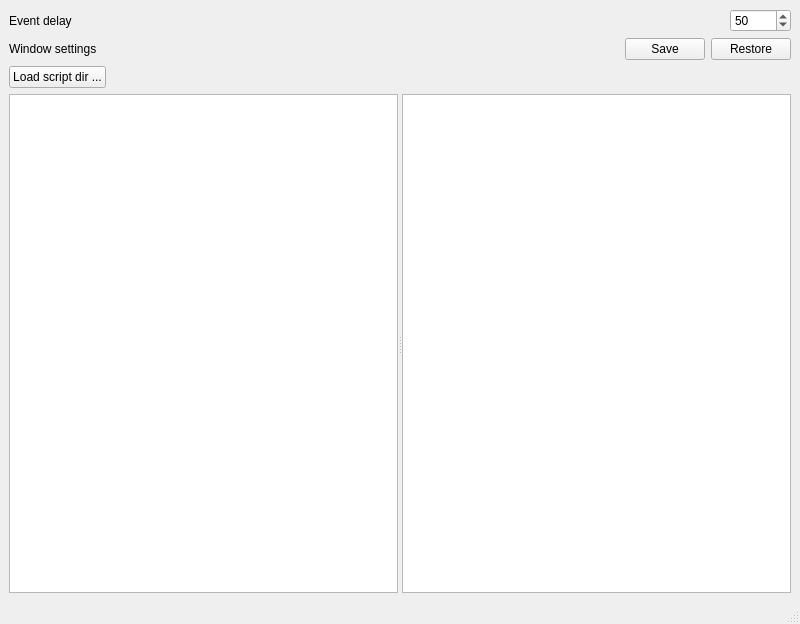
<?xml version="1.0" encoding="UTF-8"?>
<ui version="4.0">
 <class>MainWindow</class>
 <widget class="QMainWindow" name="MainWindow">
  <property name="geometry">
   <rect>
    <x>0</x>
    <y>0</y>
    <width>800</width>
    <height>624</height>
   </rect>
  </property>
  <property name="windowTitle">
   <string>MainWindow</string>
  </property>
  <widget class="QWidget" name="centralwidget">
   <layout class="QVBoxLayout" name="verticalLayout">
    <item>
     <layout class="QHBoxLayout" name="horizontalLayout_4">
      <item>
       <widget class="QLabel" name="label_4">
        <property name="text">
         <string>Event delay</string>
        </property>
       </widget>
      </item>
      <item>
       <spacer name="horizontalSpacer_4">
        <property name="orientation">
         <enum>Qt::Horizontal</enum>
        </property>
        <property name="sizeHint" stdset="0">
         <size>
          <width>40</width>
          <height>20</height>
         </size>
        </property>
       </spacer>
      </item>
      <item>
       <widget class="QSpinBox" name="_delay">
        <property name="maximum">
         <number>10000</number>
        </property>
        <property name="value">
         <number>50</number>
        </property>
       </widget>
      </item>
     </layout>
    </item>
    <item>
     <layout class="QHBoxLayout" name="horizontalLayout_3">
      <item>
       <widget class="QLabel" name="label">
        <property name="text">
         <string>Window settings</string>
        </property>
       </widget>
      </item>
      <item>
       <spacer name="horizontalSpacer_3">
        <property name="orientation">
         <enum>Qt::Horizontal</enum>
        </property>
        <property name="sizeHint" stdset="0">
         <size>
          <width>40</width>
          <height>20</height>
         </size>
        </property>
       </spacer>
      </item>
      <item>
       <widget class="QPushButton" name="_saveWindow_2">
        <property name="text">
         <string>Save</string>
        </property>
       </widget>
      </item>
      <item>
       <widget class="QPushButton" name="_restoreWindow_2">
        <property name="text">
         <string>Restore</string>
        </property>
       </widget>
      </item>
     </layout>
    </item>
    <item>
     <layout class="QHBoxLayout" name="horizontalLayout">
      <item>
       <widget class="QPushButton" name="_loadScripts">
        <property name="text">
         <string>Load script dir ...</string>
        </property>
       </widget>
      </item>
      <item>
       <spacer name="horizontalSpacer">
        <property name="orientation">
         <enum>Qt::Horizontal</enum>
        </property>
        <property name="sizeHint" stdset="0">
         <size>
          <width>40</width>
          <height>20</height>
         </size>
        </property>
       </spacer>
      </item>
     </layout>
    </item>
    <item>
     <layout class="QHBoxLayout" name="horizontalLayout_2">
      <item>
       <widget class="QSplitter" name="splitter">
        <property name="orientation">
         <enum>Qt::Horizontal</enum>
        </property>
        <widget class="QTreeView" name="_testCases"/>
        <widget class="QTreeView" name="_output"/>
       </widget>
      </item>
     </layout>
    </item>
   </layout>
  </widget>
  <widget class="QMenuBar" name="menubar">
   <property name="geometry">
    <rect>
     <x>0</x>
     <y>0</y>
     <width>800</width>
     <height>25</height>
    </rect>
   </property>
  </widget>
  <widget class="QStatusBar" name="statusbar"/>
 </widget>
 <resources/>
 <connections/>
</ui>
